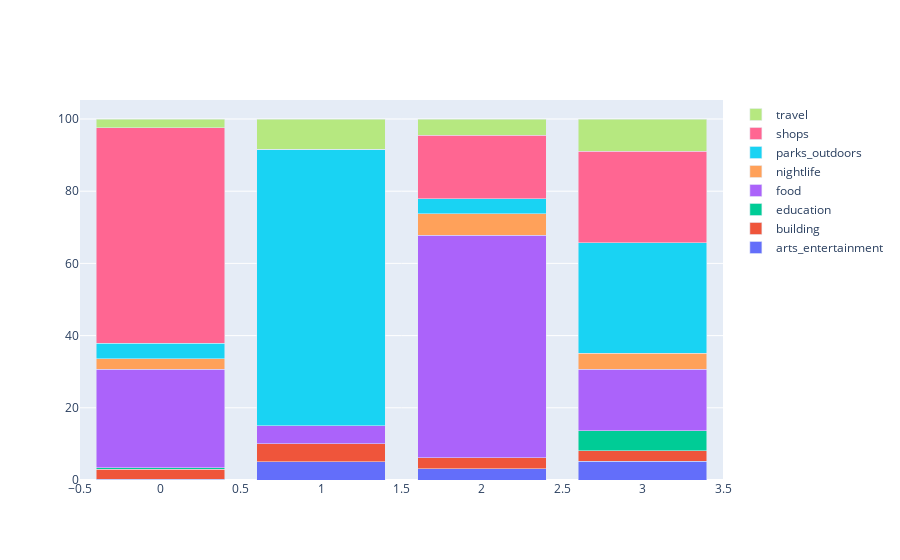

Write notebook code for a chart like this one.
### Code cell
import plotly.graph_objects as go
clusters = temp.index.tolist()
bars = [
    go.Bar(name=i, x=clusters, y=temp[i].tolist())
    for i in temp.columns
]
fig = go.Figure(data=bars)
fig.update_layout(barmode='stack')
fig.show()

### Figure 1 — Plotly figure (JSON) as saved in the notebook; plotly's stock layout.template omitted (floating-point values rounded to 4 significant figures)
{"data": [{"name": "arts_entertainment", "type": "bar", "x": [0, 1, 2, 3], "y": [0.1709, 5, 3.105, 5.185]}, {"name": "building", "type": "bar", "x": [0, 1, 2, 3], "y": [2.858, 5, 3.018, 2.954]}, {"name": "education", "type": "bar", "x": [0, 1, 2, 3], "y": [0.3704, 0, 0.01887, 5.556]}, {"name": "food", "type": "bar", "x": [0, 1, 2, 3], "y": [27.32, 5, 61.67, 16.99]}, {"name": "nightlife", "type": "bar", "x": [0, 1, 2, 3], "y": [2.881, 0, 5.885, 4.44]}, {"name": "parks_outdoors", "type": "bar", "x": [0, 1, 2, 3], "y": [4.236, 76.67, 4.264, 30.63]}, {"name": "shops", "type": "bar", "x": [0, 1, 2, 3], "y": [59.7, 0, 17.56, 25.32]}, {"name": "travel", "type": "bar", "x": [0, 1, 2, 3], "y": [2.461, 8.333, 4.486, 8.93]}], "layout": {"barmode": "stack"}}
